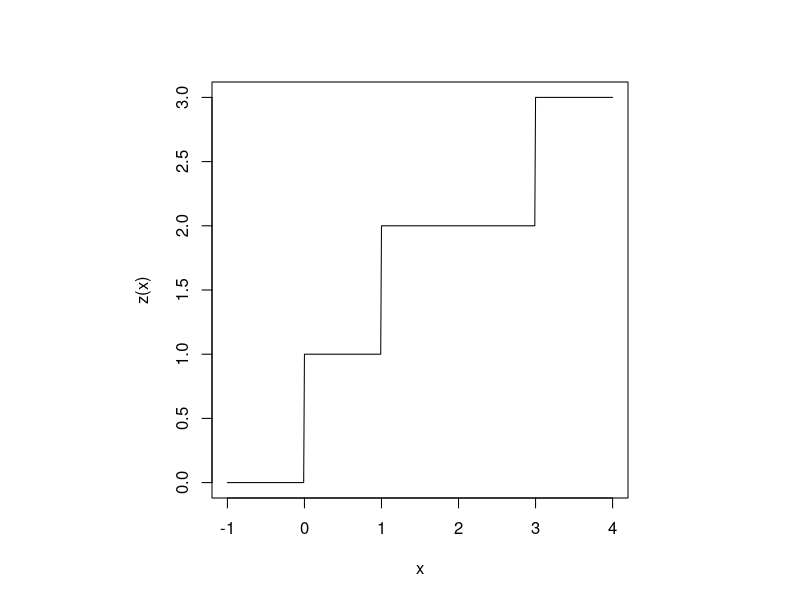

R code for this plot:
## ---- chunk 1
x = seq(-1,4,0.01);
y = function(x) {
    if (x < 0) {
        return(0)
    } else if (x < 1) {
        return(1)
    } else if (x < 3) {
        return(2)
    } else {
        return(3)
    }
}
z = Vectorize(y)
par(pty="s")
plot(x, z(x), type='l')
